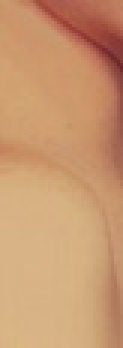
//> input picture EMSkin/skin.jpg, 41 x 116 px (shown 3 times larger)
$ ./main ../EMSkin/skin.jpg   (built with g++ and OpenCV 4)
//> lines starting //> are read from the running program, lines starting //| are printed output that depends on the picture; after the words box and inside, x2 and y2 are one past the last pixel; in counts of white or black regions, pixels touching at a corner belong together
#include "opencv2/highgui/highgui.hpp"
#include "opencv2/imgproc/imgproc.hpp"
#include "opencv2/features2d/features2d.hpp"
#include <iostream>
#include <stdio.h>
#include <stdlib.h>

cv::Mat image;
int thresh1 = 106;
int max_thresh1 = 500;

int thresh2 = 140;
int max_thresh2 = 500;

int aperture = 3;
int max_aperture = 60;

char* source_window = "Source image";

void filterCanny( int, void* );

int main( int argc, char** argv )
{
  if( argc != 2 ) {
    std::cerr << "Usage: " << argv[0] << " <InputImage>" << std::endl;
    return EXIT_FAILURE;
  }

  image = cv::imread( argv[1], 1 );
//> image is the input picture: 116 rows x 41 cols, CV_8UC3; mean B, G, R 112, 152.2, 201.3
  if(!image.data) {
    return EXIT_FAILURE;
  }

  cv::namedWindow( source_window, CV_WINDOW_AUTOSIZE );
  cv::createTrackbar( "Threshold 1: ", source_window, &thresh1, max_thresh1, filterCanny );
  cv::createTrackbar( "Threshold 2: ", source_window, &thresh2, max_thresh2, filterCanny );
  cv::createTrackbar( "Aperture: ", source_window, &aperture, max_aperture, filterCanny );
  cv::imshow( source_window, image );

  filterCanny(0, 0);

  cv::waitKey(0);
  return EXIT_SUCCESS;
}

void filterCanny( int, void* )
{
  cv::Mat canny;
  cv::Mat dst;

  cvtColor(image, dst, CV_RGB2YCrCb);
//> dst: 116 rows x 41 cols, CV_8UC3; mean of channels 0, 1, 2 145.9, 103.8, 159.3
  std::vector<cv::Mat> splitted;
  cv::split(dst, splitted);
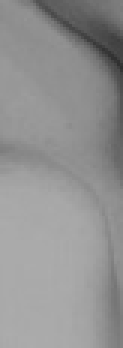
//> splitted[0]: 116 rows x 41 cols, CV_8UC1 (shown 3 times larger); min 47, max 172, mean 145.9
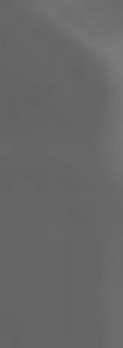
//> splitted[1]: 116 rows x 41 cols, CV_8UC1 (shown 3 times larger); min 99, max 123, mean 103.8
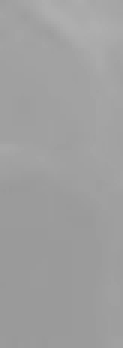
//> splitted[2]: 116 rows x 41 cols, CV_8UC1 (shown 3 times larger); min 153, max 175, mean 159.3
  std::vector<cv::Mat> CbCr(2);
  CbCr[0] = splitted[1];
  CbCr[1] = splitted[2];

  cv::merge(CbCr, dst);

  cv::Canny(image, canny, thresh1, thresh2, aperture, false );
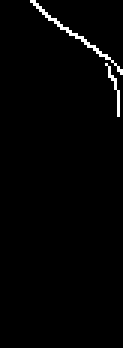
//> canny: 116 rows x 41 cols, CV_8UC1 (shown 3 times larger); 1.5% white in thin lines or dots, all inside (x1, y1, x2, y2) = (10, 0, 41, 39)

  std::cout << thresh1 << " : " << thresh2 << " : " << aperture << std::endl;
//| 106 : 140 : 3

  for( int j = 0; j < canny.rows ; j++ ) {
    for( int i = 0; i < canny.cols; i++ ) {
      uchar pixel = canny.at<uchar>(j, i);

      if( pixel > uchar(10) ) {
        circle( dst, cv::Point( i, j ), 1, cv::Scalar(0, 0, 255), 2, 8, 0 );
      }
    }
  }

  cv::resize(canny, canny, cv::Size(round(700 * canny.cols/canny.rows), 700));
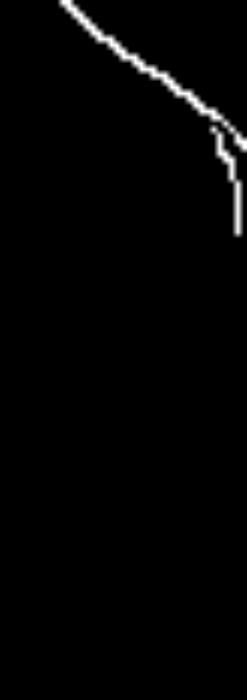
//> canny: 700 rows x 247 cols, CV_8UC1; min 0, max 255, mean 3.9

  cv::namedWindow( source_window, CV_WINDOW_AUTOSIZE );
  cv::imshow( source_window, canny );
}
